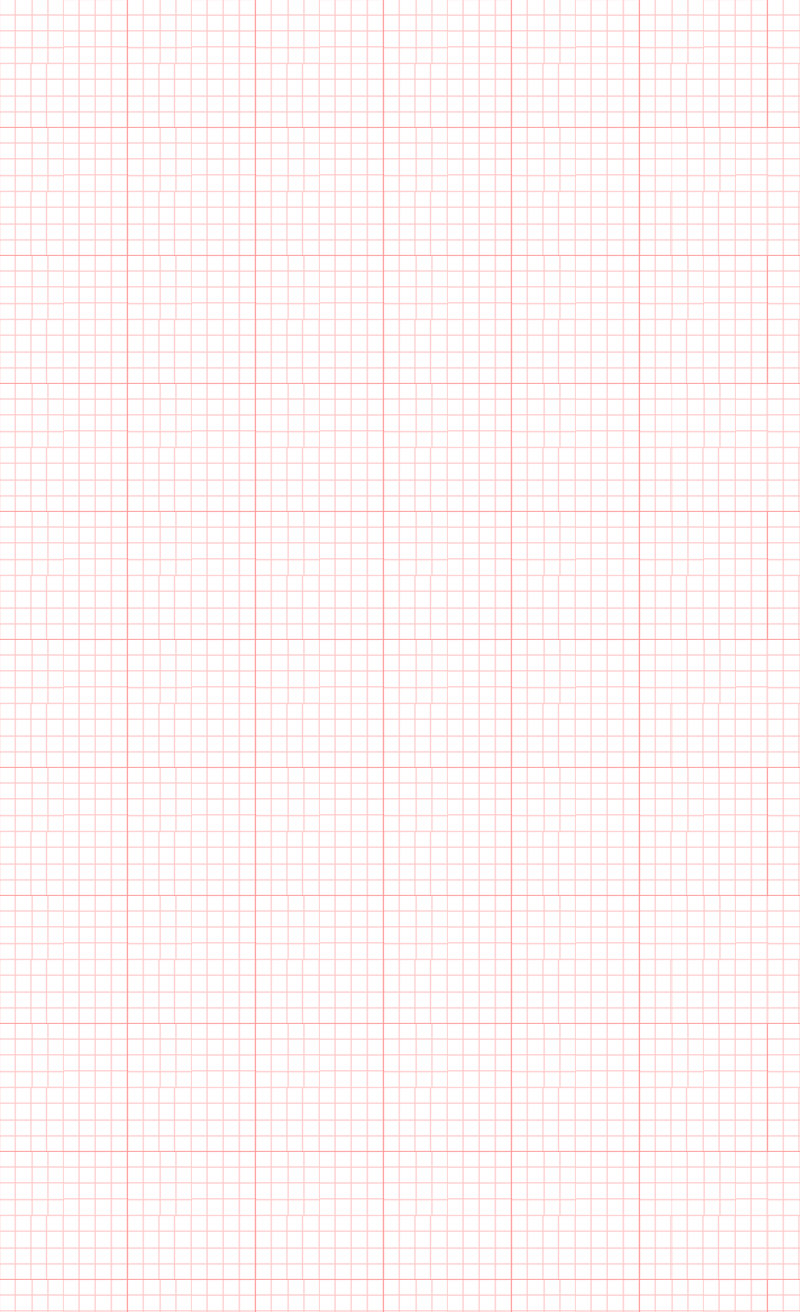

This is a level from a 2D game, rendered from its Tiled map with the project's own tilesets. A one-line summary and the map file follow, with tile-layer data summarised:
An orthogonal 25x41 tile map with 32x32 px tiles, 1 tile layer (bg).

<map version="1.0" orientation="orthogonal" width="25" height="41" tilewidth="32" tileheight="32">
 <tileset firstgid="1" name="red_tiles" tilewidth="32" tileheight="32">
  <image source="red_tiles.png" width="128" height="128" />
 </tileset>
 <layer name="bg" width="25" height="41">
  <data>[1025 cells, 1025 non-empty, 16 distinct tile ids]</data>
 </layer>
</map>
